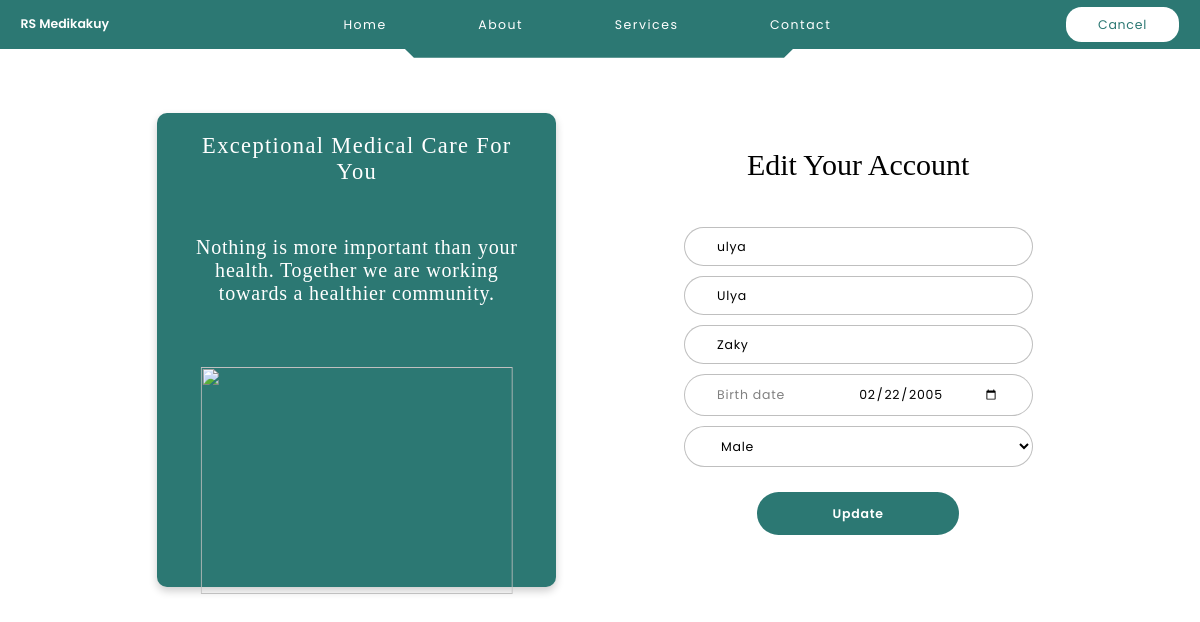
Screenshot of /patient_edit/6/ with the database file from the repository.
### myFirstApp/models.py (models this page shows, shortened)
class Patient(models.Model):
    username = models.CharField(max_length=200)
    password = models.CharField(max_length=200)
    first_name = models.CharField(max_length=200, default='a')
    last_name = models.CharField(max_length=200, default='a')
    gender = models.CharField(max_length=1, default='m')
    birth_date = models.DateField(default=date(2003, 10, 2))

### myFirstApp/views.py (the view)
# urls.py: path('patient_edit/<int:id>/', views.patient_edit, name='patient_edit'),
def patient_edit(request, id):
    akun = Patient.objects.get(id=id)
    akun.birth_date = akun.birth_date.strftime('%Y-%m-%d')
    context = {
        'akun': akun,
    }
    return render(request, 'patient_edit.html', context)

### templates/patient_edit.html (shortened to what this page needs)
{% extends 'base.html' %}
{% block content %}
{% load static %}
<header>
  <div class="logo">RS Medikakuy</div>
  <ul class="nav">
    <li><a href="/#home">Home</a></li>
    <li><a href="/#about">About</a></li>
    <li><a href="/#services">Services</a></li>
    <li><a href="/#contact">Contact</a></li>
  </ul>
  <div class="register"><a href="/main_patient/{{ akun.id }}">Cancel</a> </div>
  <svg xmlns="http://www.w3.org/2000/svg" height="75" viewBox="0 0 1440 75" fill="none" class="rule">
    <path d="M0 25H481.336L506.88 50H930.616L956.16 25H1440" stroke="#2C7873" stroke-width="50"/>
  </svg>
</header>
<main>
  <div class="main-left">
    <p class="p1">Exceptional Medical Care For You</p>
    <p class="p2">Nothing is more important than your health. Together we are working towards a healthier community.</p>
    <div class="main-img">
      <img src="{% static 'images/bg-login.gif' %}" alt="">
    </div>
  </div>
  <div class="main-right form fixcenter">
    <p>Edit Your Account</p>
    <form action="/edit_account/" method="post">
      <input type="text" name="username" placeholder="Username" class="input" value="{{ akun.username }}" required>
      <input type="text" name="first_name" placeholder="First name" class="input" value="{{ akun.first_name }}" required>
      <input type="text" name="last_name" placeholder="Last name" class="input" value="{{ akun.last_name }}" required>
      <div for="birth-date" id="birth-date" class="input">
        <label for="birth">Birth date</label>
        <input type="date" name="birth_date" placeholder="Birth date" id="birth" value="{{ akun.birth_date }}" required>
      </div>
      <select name="gender" class="input select-opt">
        {% if akun.gender == 'm' %}
        <option value="m" selected>Male</option>
        {% else %}
        <option value="m">Male</option>
        {% endif %}
      </select>
      <input type="submit" value="Update" class="submit">
    </form>
  </div>
</main>
{% endblock content %}

### static/css/style.css (style rules this page uses)
* { margin: 0; padding: 0; box-sizing: border-box; list-style: none; text-decoration: none; }
html { scroll-behavior: smooth; }
header { width: 100%; height: 4.875rem; padding: 0.56rem 2.06rem; background-color: #2C7873; display: flex; justify-content: space-between; align-items: center; position: relative; }
.rule { width: 100%; position: absolute; left: 0; bottom: -1.5625rem;; z-index: -1; }
.logo { color: #FFF; font-family: Poppins; font-size: 1.25rem; font-style: normal; font-weight: 600; line-height: normal; }
.nav { display: flex; justify-content: space-around; align-items: center; width: 50%; }
.nav a { color: #FFF; font-family: Poppins; font-size: 1.25rem; font-style: normal; font-weight: 400; line-height: 1.71488rem; letter-spacing: 0.15rem; }
.register a { background-color: #FFF; color: #2C7873; font-family: Poppins; font-size: 1.25rem; font-style: normal; font-weight: 400; line-height: 1.71488rem; letter-spacing: 0.075rem; display: flex; justify-content: center; align-items: center; width: 11.375rem; height: 3.5rem; flex-shrink: 0; border-radius: 1.5625rem; }
main { margin: 6.4185rem 9.87rem; display: flex; justify-content: space-between; align-items: center; height: 47.4375rem; }
.main-left { width: 39.875rem; height: 100%; flex-shrink: 0; background-color: #2C7873; border-radius: 1rem; padding: 2rem 2.38rem; position: relative; box-shadow: 0 4px 8px 0 rgba(0,0,0,0.2); }
.main-left .p1 { color: #FFF; text-align: center; font-family: 'Port Lligat Slab'; font-size: 2.25rem; font-style: normal; font-weight: 400; line-height: 2.603rem; letter-spacing: 0.135rem; margin-bottom: 5.12rem; }
.main-left .p2 { color: #FFF; text-align: center; font-family: 'Port Lligat Slab'; font-size: 2rem; font-style: normal; font-weight: 400; line-height: 2.31375rem; letter-spacing: 0.08rem; }
.main-img { width: 31.25rem; height: 22.7225rem; overflow: hidden; position: absolute; bottom: 0; left: 50%; transform: translate(-50%, 0.7rem); }
.main-img img { width: 100%; height: 100%; object-fit: cover; }
.main-right { height: 100%; display: flex; flex-direction: column; align-items: center; justify-content: space-between; }
.fixcenter, .form.fixcenter { justify-content: flex-start; }
.fixcenter p { margin: 3.5rem 0; }
.main-right p { color: #000; text-align: center; font-family: 'Port Lligat Slab'; font-size: 3rem; font-style: normal; font-weight: 400; line-height: normal; }
.main-right .input { color: #000; font-family: Poppins; font-size: 1.25rem; font-style: normal; font-weight: 400; line-height: 1.71488rem; letter-spacing: 0.075rem; display: flex; width: 29.625rem; padding: 1.31006rem 2.73463rem; align-items: center; flex-shrink: 0; border-radius: 2.1875rem; border: 1px solid rgba(128, 128, 128, 0.5); background: #FFF; outline: none; margin-bottom: 2.5rem; transition: border 0.15s; }
.main-right .input::placeholder { color: rgba(128, 128, 128);; font-family: Poppins; font-size: 1.25rem; font-style: normal; font-weight: 400; line-height: 1.71488rem; letter-spacing: 0.075rem; }
.main-right .submit { color: #FFF; font-family: Poppins; font-size: 1.25rem; font-style: normal; font-weight: 600; line-height: 1.71488rem; letter-spacing: 0.075rem; width: 20.25rem; height: 4.375rem; flex-shrink: 0; border-radius: 2.1875rem; background: #2C7873; display: block; margin: auto; margin-top: 3.31rem; outline: none; border: none; }
.form { display: flex; justify-content: space-between; }
.form .input { width: 34.875rem; padding: 1rem 3.21925rem; margin: 1rem; }
.form input[type="submit"] { margin-top: 2.5rem; }
.select-opt option { font-family: Calibri; font-size: 1.5rem; font-style: normal; font-weight: 400; line-height: normal; background-color: #FFF; }
#birth-date { display: flex; justify-content: space-between; align-items: center; }
#birth-date label { color: rgba(128, 128, 128);; font-family: Poppins; font-size: 1.25rem; font-style: normal; font-weight: 400; line-height: 1.71488rem; letter-spacing: 0.075rem; }
#birth-date input { width: 50%; border: none; outline: none; color: #000; font-family: Poppins; font-size: 1.25rem; font-style: normal; font-weight: 400; line-height: 1.71488rem; letter-spacing: 0.075rem; }
@media only screen and (min-width: 992px) { html { font-size: 10px; } }
@media only screen and (min-width: 992px) { main { display: flex; justify-content: space-around; } }

### rows the page displays
Patient: username "ulya", first_name "Ulya", last_name "Zaky", birth_date "02/22/2005", gender "Male"
